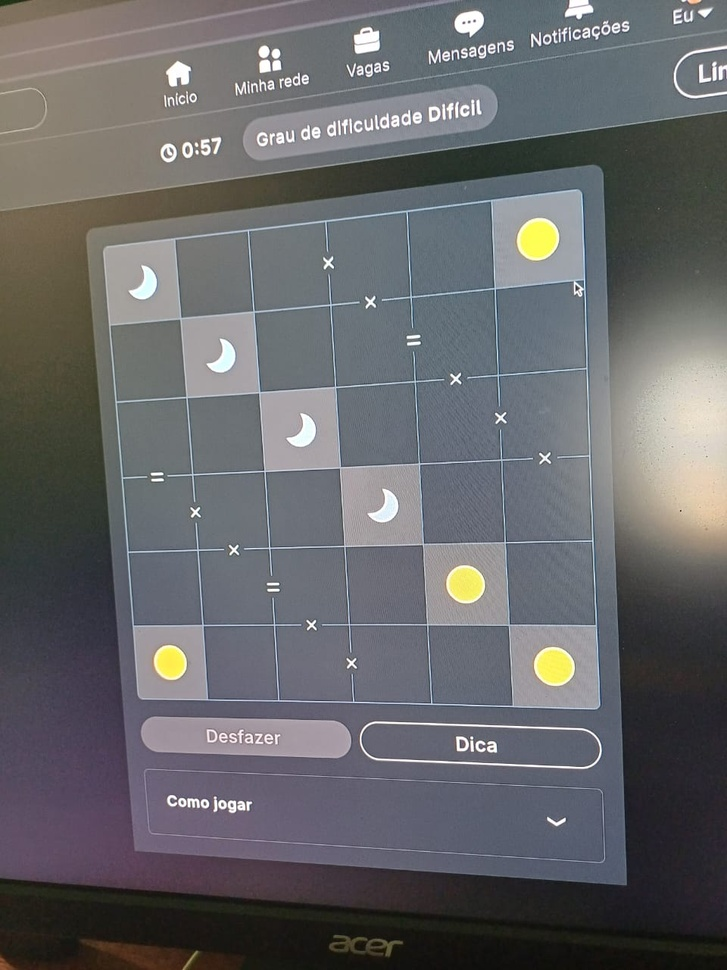
#> input picture data/sample.jpg, 727 x 970 px, shrunk from 960 x 1280 before the run
$ python -i puzzle_finder.py   (imports and definitions only)
#> lines starting #> are read from the running program, lines starting #| are printed output that depends on the picture; after the words box and inside, x2 and y2 are one past the last pixel; in counts of white or black regions, pixels touching at a corner belong together
#> further down, picture is the input picture: shape (970, 727, 3); mean B, G, R 105.4, 102.8, 102.4
import cv2
from cv2.typing import MatLike

THRESHOLD_BLOCK_SIZE = 11
THRESHOLD_C = 2


class PuzzleFinder:
    def __init__(self, image: MatLike):
        self.image = image

    def find(self) -> MatLike:
        output = self._enhance_image(self.image.copy())

        return output

    def _enhance_image(self, image: MatLike) -> MatLike:
        gray_image = cv2.cvtColor(image, cv2.COLOR_BGR2GRAY)
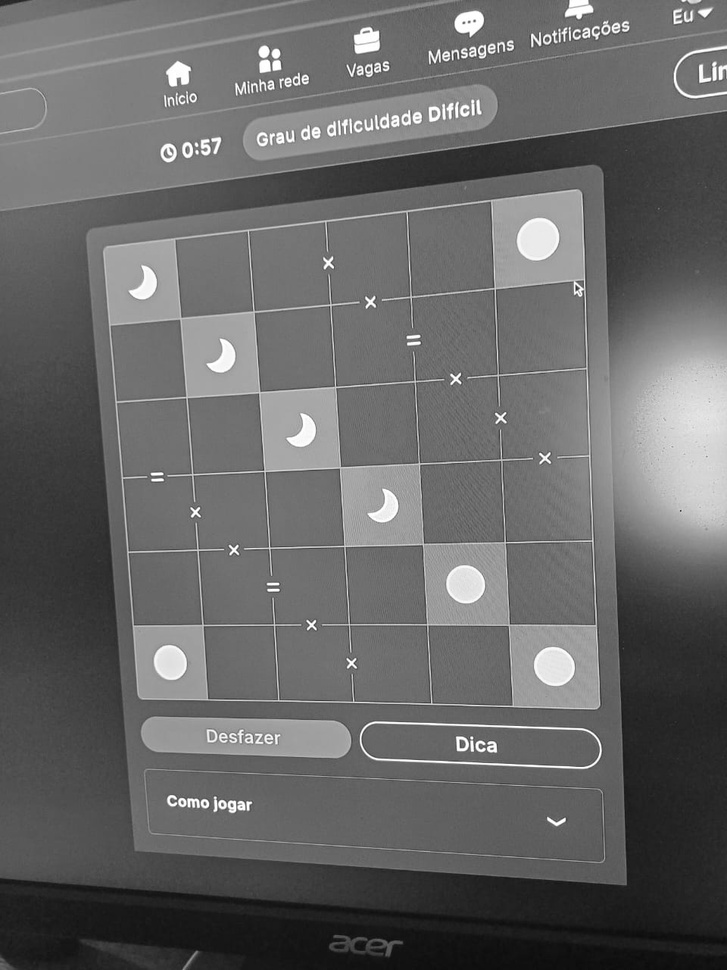
#> gray_image: shape (970, 727); min 12, max 255, mean 103
        blurred_image = cv2.GaussianBlur(gray_image, (7, 7), 3)
        threshold_image = cv2.adaptiveThreshold(
            blurred_image,
            255,
            cv2.ADAPTIVE_THRESH_GAUSSIAN_C,
            cv2.THRESH_BINARY,
            THRESHOLD_BLOCK_SIZE,
            THRESHOLD_C,
        )
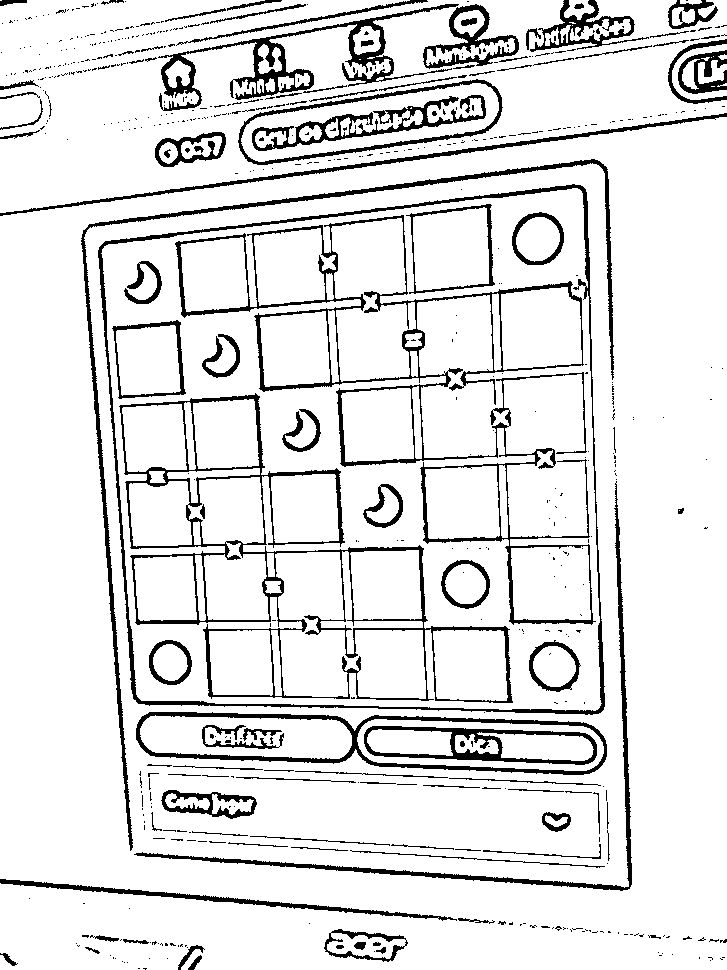
#> threshold_image: shape (970, 727); 89.1% white; 595 black regions (479 under 20 px), largest, box (x1, y1, x2, y2) and area: (175, 215, 596, 625) 9910, (119, 393, 513, 703) 8839, (98, 184, 605, 715) 5819

        return threshold_image

>>> import cv2
>>> picture = cv2.imread('../data/sample.jpg')
>>> result = PuzzleFinder(picture).find()
